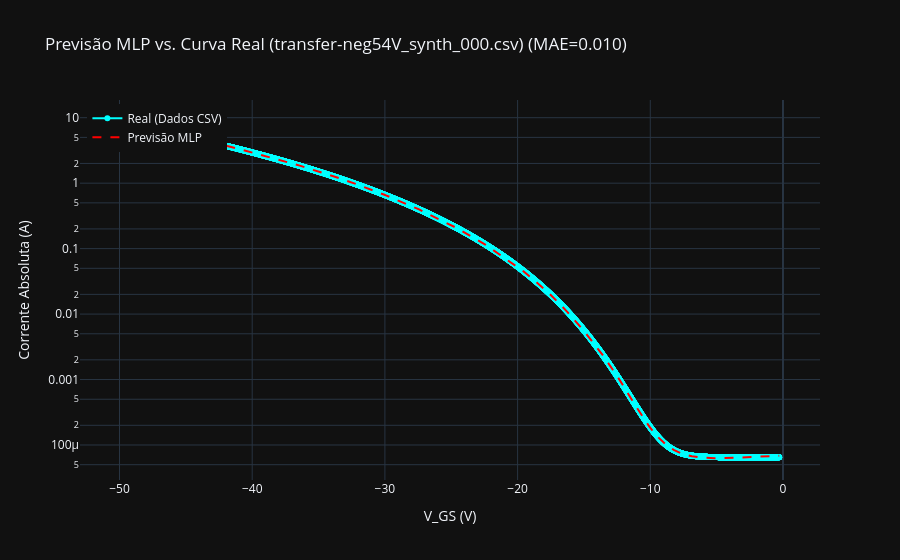

Source (notebook cell):
### Code cell
plot_curve_comparison(
    V_data=V_real,
    I_real=I_real,
    V_fixed=V_FIXED_TEST,
    is_transfer=IS_TRANSFER_TEST,
    
    # Passando os objetos treinados: (Função de preparo, Modelo, Scaler)
    mlp_model=(prepare_mlp_features, trained_model, feature_scaler, target_scaler), 
    
    yscale="log", 
    title=f"Previsão MLP vs. Curva Real ({os.path.basename(TEST_CSV_PATH)})"
)

### Figure 1 — Plotly figure (JSON) as saved in the notebook; plotly's stock layout.template omitted (floating-point values rounded to 4 significant figures; data arrays with more than 128 entries replaced by an {"elided": "..."} marker saying what was removed)
{"data": [{"line": {"color": "cyan"}, "mode": "lines+markers", "name": "Real (Dados CSV)", "type": "scatter", "x": {"elided": "10000 float values"}, "y": {"elided": "10000 float values"}}, {"line": {"color": "red", "dash": "dash"}, "mode": "lines", "name": "Previsão MLP", "type": "scatter", "x": {"elided": "10000 float values"}, "y": {"elided": "10000 float values"}}], "layout": {"legend": {"x": 0.01, "xanchor": "left", "y": 0.99, "yanchor": "top"}, "title": {"text": "Previsão MLP vs. Curva Real (transfer-neg54V_synth_000.csv) (MAE=0.010)"}, "xaxis": {"title": {"text": "V_GS (V)"}}, "yaxis": {"title": {"text": "Corrente Absoluta (A)"}, "type": "log"}}}
